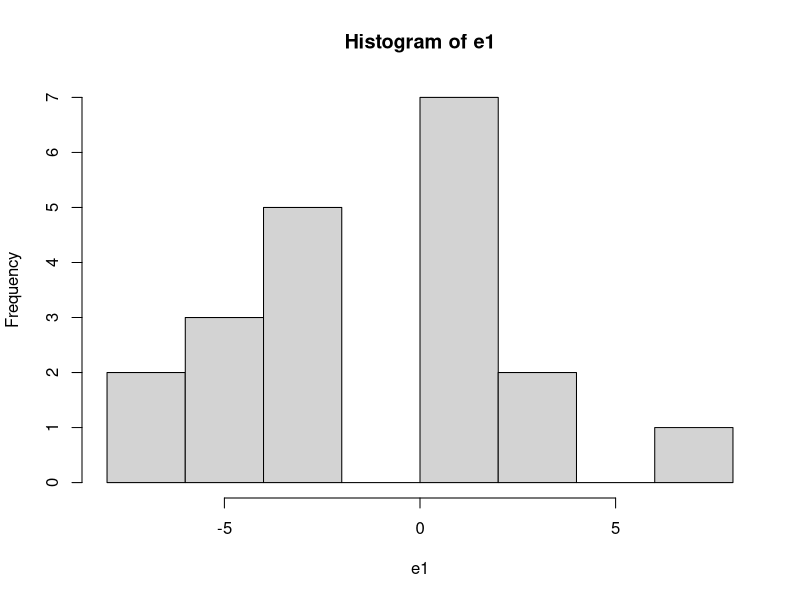
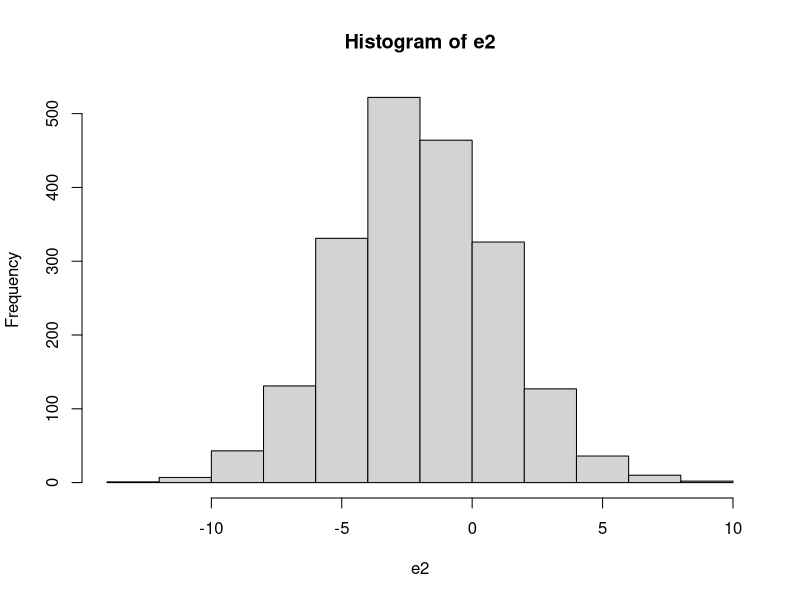
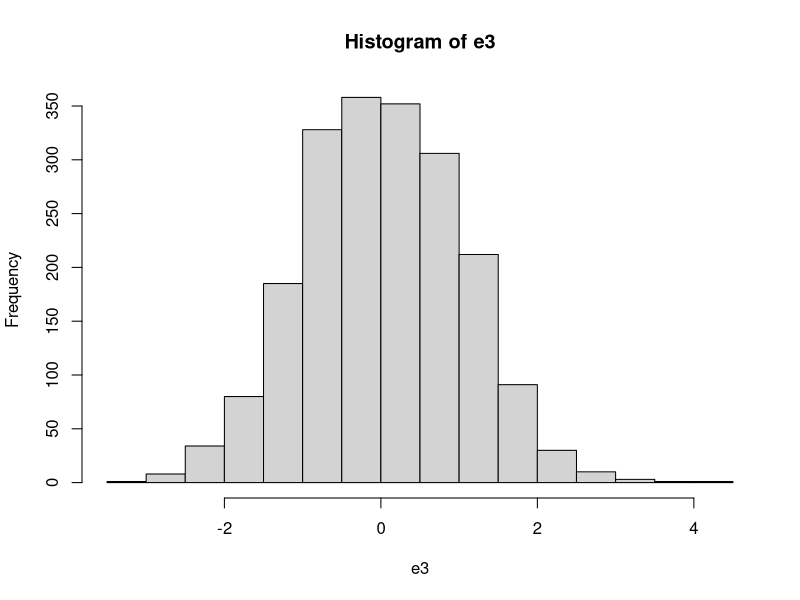

Recreate these plots in R, in order.
## TD n°1

# Exercice 1- Les Objets et les Vecteurs 
#1
a = 10
b = 5
#2
resultat = a*b
print(resultat)
#3
A = 7.2
B = 10.1
# Le langage R est sensible à la casse (majuscule/minuscule) car nous avons 4 objets a,b,A et B
#4
resultat = A + B
#La précédente valeur de l'object resultat a été supprimée et remplacée par la somme de A et B
#5
rm(a,b,A,B,resultat)
# OU 
rm(list = ls())
# ls() renvoie le liste de tous les objets présents en mémoire


## Exercice 2- Fonctions Usuelles 
#1
v1 = c(seq(1,5)) #c() est inutile içi 
v1.2 = c(1:5) #c() est inutile içi 
v1.3 = c(1, 2, 3, 4, 5)
class(v1)
class(v1.2)
class(v1.3)
v1[3]
v1.2[3]
v1.3[3]
#1.2
v1.4 = seq(1,5)
v1.5 = 1:5
# Si l'expression produit déjà un vecteur, c() est inutile

#2
v2 = v1 + 3
#3
v3 = 1:6
#4
v4 = v3**2
# OU
v4 = v3^2
#5
v5 = v4/2
#6
jours = c("Lundi", "Mardi", "Mercredi","Juedi", "Vendredi", "Samedi", "Dimanche")
print(jours)
class(jours)
jours[c(2,7)]
#7  Valeurs Booléennes 
v6 = c(TRUE, FALSE, TRUE, FALSE, TRUE)
class(v6)
#8
v7 = c(1.2, 3.54, 16.0)
class(v7)
v7[-3]
#9
mois = c("Janvier","Février","Mars","Avril","Mai","Juin","Juillet","Aout","Septembre","Octobre","Novembre","Décembre")
class(mois)
mois[1:3]
#10
v8 = c(-12, -64, -9, -534)
class(v8)
Dernier = length(v8)
v8[c(Dernier, 1)]
#11
fruit = c("Pomme", "Poire", "Peche", "Fraise", "Framboise", "Banane", "Ananas")
class(fruit)
fruit[c(-1,-2)]
fruit[-c(1,2)]
fruit[-(1:2)]
#12 Valeurs Manquantes 
v9 = c(20,NA,13,7,NA,16,74)
class(v9)


## Les Fonctions c(), seq(), length()
#1
s1=seq(1,10)
length(s1)
#2
s2=seq(2,20,2)
length(s2)
#3
s3=seq(0,-5)
length(s3)
#4
s4=seq(from= 5,to =50,by= 5)
length(s4)
#5
s5=seq(10,1)
length(s5)
#6
s6=seq(0,1,0.1)
length(s6)
#7
s7=seq(5,-5,-1)
length(s7)
#8
s8=seq(1,10,2)
length(s8)

## Les fonctions c(), rep()
#1
r1 = rep(3,times=5)
#2
r2 = rep(c("A","B","C"), times=3)
print(r2)
#3
r3 = rep(1:3, 3)
#4
r4=rep(c(TRUE,FALSE),4)
print(r4)
#5
rm(list = ls())



# Exercice 3 -Fonctions Statistique Univariées et Simulation 
  # Les Fonctions runif(), mean(), median(), min(), mx()
#1  Nombres Améatoires
v1 = runif(5, min=0, max=5)
print(v1)
mean(v1)
median(v1)
min(v1)
max(v1)
#2
v2 = runif(10, min=-5, max=5)
print(v2)
mean(v2)
median(v2)
min(v2)
max(v2)
#3 Loi Uniforme
v3 = runif(100, min = 10, max = 20)
print(v3)
#4
v4 = runif(15, min = 50, max = 100)
print(v4)

  #Les fonctions rnorm(), mean(), sd(), hist(), quantile()
#1  Distribution Normale 
e1 = rnorm(20, mean=-2, sd=3)
moyenne=mean(e1)
ecart_type=sd(e1)
print(paste("Moyenne : ", moyenne))
print(paste("Écart-type : ", ecart_type))
# paste() sert à coller du texte et des valeurs pour former une phrase, print() sert à afficher cette phrase dans la console
hist(e1)
#2
e2 = rnorm(2000,mean = -2,sd = 3)
moyenne=mean(e2)
ecart_type=sd(e2)
print(paste("Moyenne : ",moyenne))
print(paste("Écart-type : ", ecart_type))
hist(e2)
#3
e3 = rnorm(2000,mean=0,sd=1)
moyenne=mean(e3)
ecart_type=sd(e3)
print(paste("Moyenne : ",moyenne))
print(paste("Écart-type : ", ecart_type))
hist(e3)
#4
quantile(e3)
quantile(e3, probs = c(0.25))
quantile(e3, probs = c(0.50))
quantile(e3, probs = c(0.75))
#5 Déciles !!!!
quantile(e3, probs = seq(0,1,0.1))
#6 Ceniles
quantile(e3, probs = seq(0,1,0.01))

  #Les fonctions sum(), round()
#1
e1 = rnorm(3000,mean=2400,sd=300)
mean(e1)
sd(e1)
#2
e1 = round(e1,2)
#3
masse_salariale=sum(e1)
print(masse_salariale)
#4
median(e1)
#5
quantile(e1,probs=0.99)
# Interprétation = 99% des salaires sont inférieures ou égales à 3101.64
#6
quantile(e1,probs=0.20)
# Interprétation = 20% des salaires sont inférieures ou égales à 2141.576

  #Les fonctions sample(), table(), prop.table(), unique(), sort()
#1
sample(x= c(1,2,3,4,5,6),size= 1)
#2
simulation = sample(x=c(1,2,3,4,5,6),size=12, replace = TRUE)
# Replace = TRUE, tirage avec remise
print(simulation)                    
#3
unique(simulation)
#4
apparation=table(simulation)
apparation2=sort(apparation)
#5
proportion = prop.table(apparation2)
print(proportion)
#6
simulation2=sample(x=c(1,2,3,4,5,6), size = 100000, replace = TRUE)
apparation3=table(simulation2)
print(apparation3)
frequence=prop.table(apparation3)
sort(frequence, decreasing = TRUE)
